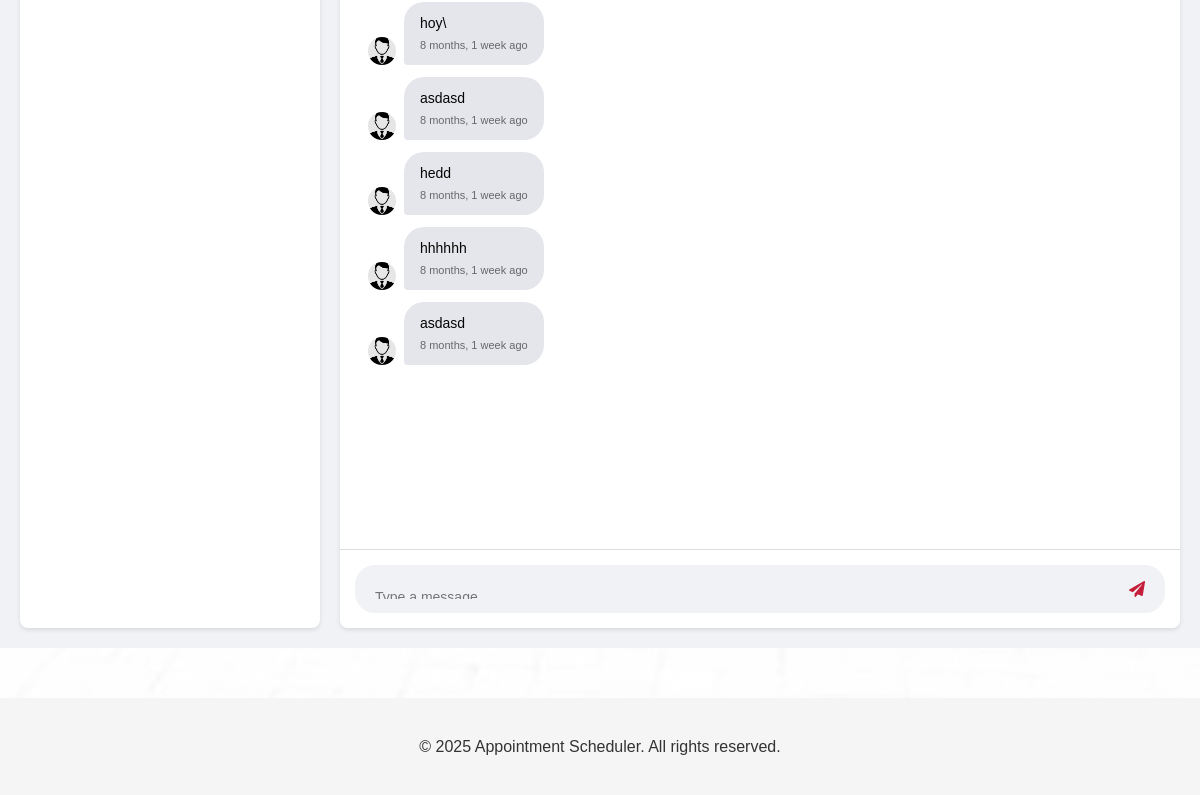
Before: /messages/ (signed in, lower part) with the older database file.
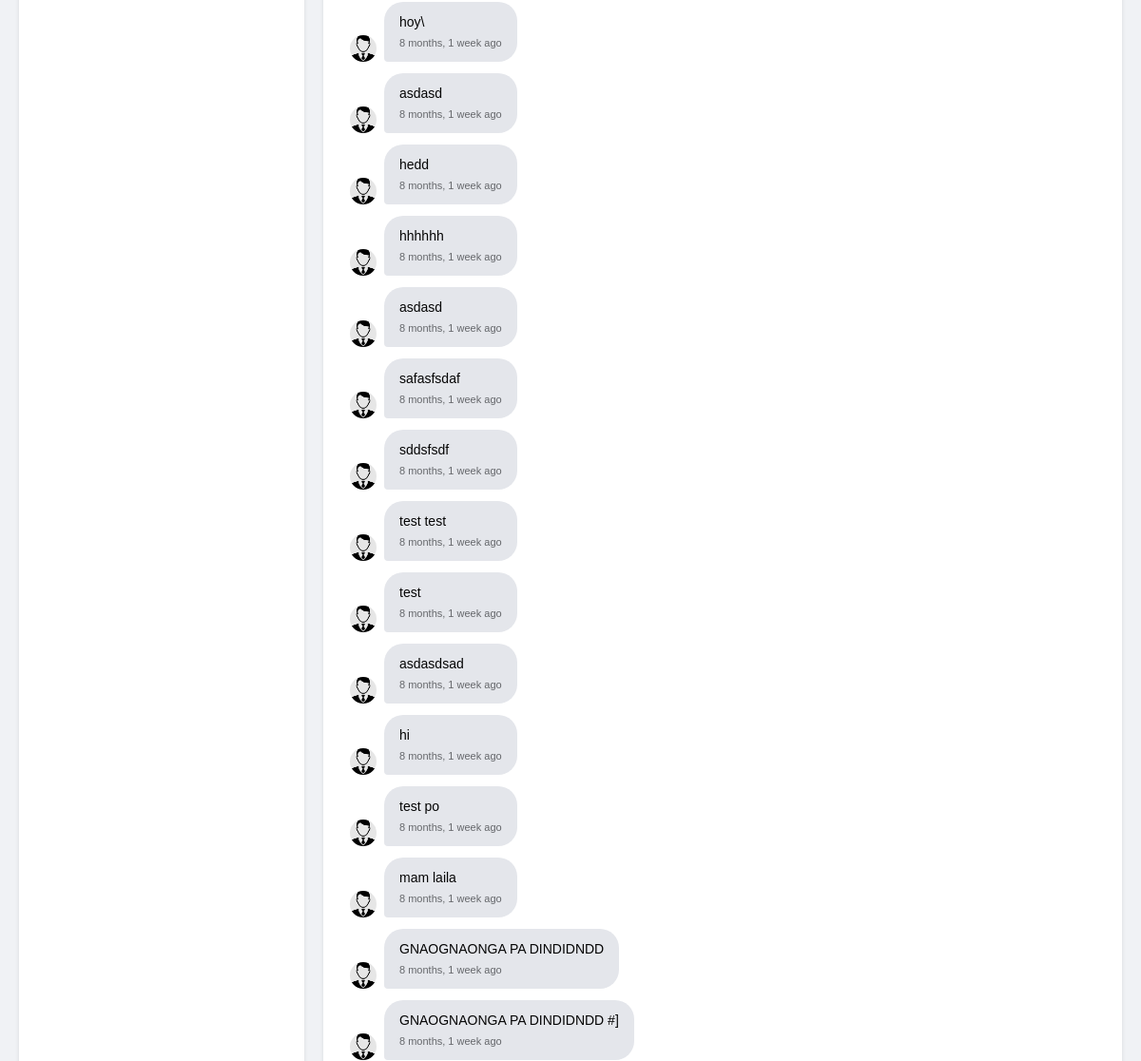
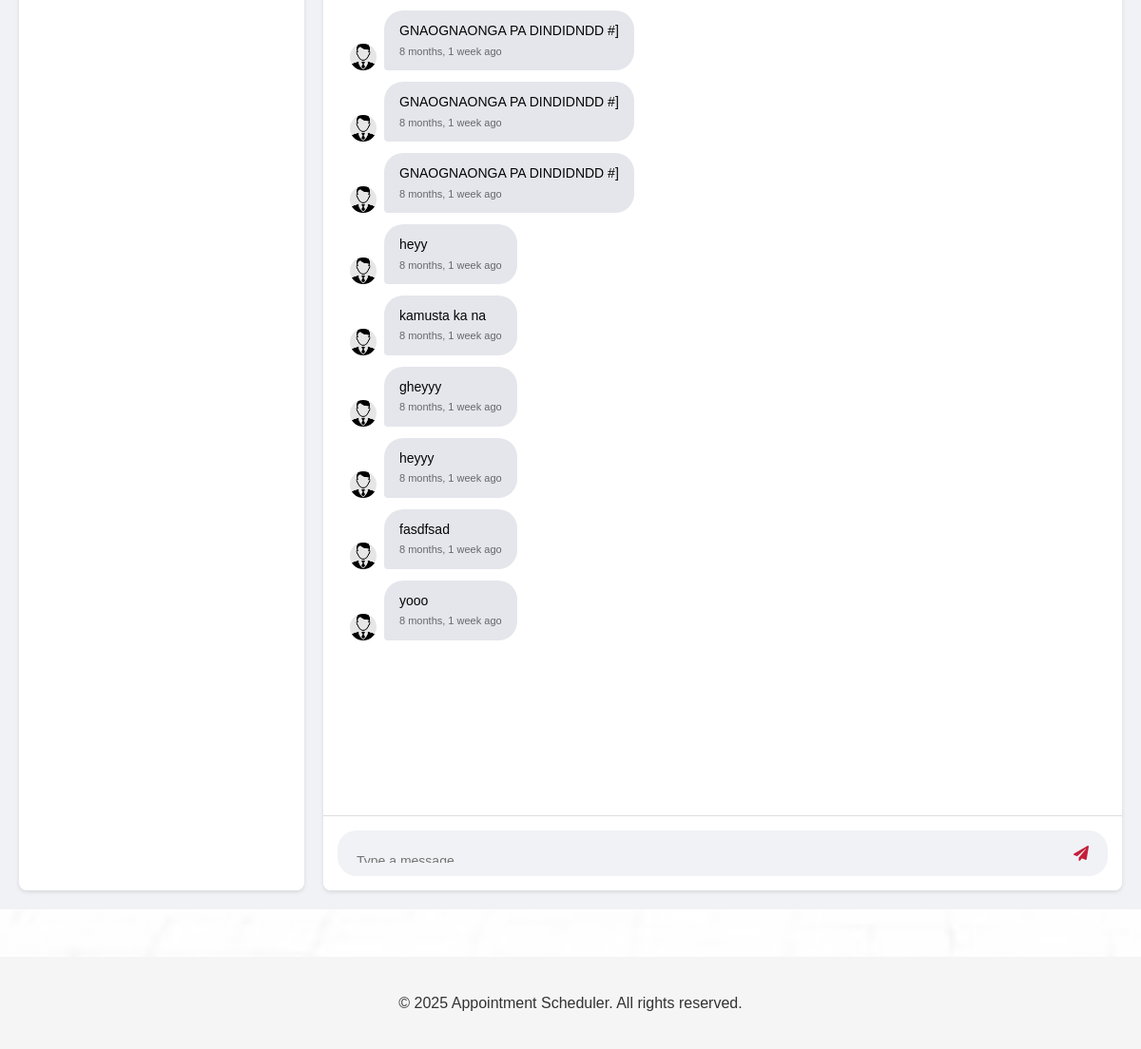
After: the same page with the newer database file (2 pictures, top to bottom).
### AppointmentWebsite/models.py (models this page shows)
class Message(models.Model):
    student = models.ForeignKey(User, on_delete=models.CASCADE, related_name='student_messages')
    faculty = models.ForeignKey(User, on_delete=models.CASCADE, related_name='faculty_messages')
    content = models.TextField()
    sender_type = models.CharField(max_length=10, choices=[('student', 'Student'), ('faculty', 'Faculty')])
    attachment = models.FileField(upload_to='message_attachments/', null=True, blank=True)
    is_read = models.BooleanField(default=False)
    created_at = models.DateTimeField(auto_now_add=True)
    updated_at = models.DateTimeField(auto_now=True)
    class Meta:
        ordering = ['-created_at']
    def __str__(self):
        return f"Message from {self.get_sender().get_full_name()} to {self.get_recipient().get_full_name()}"
    def get_sender(self):
        return self.student if self.sender_type == 'student' else self.faculty
    def get_recipient(self):
        return self.faculty if self.sender_type == 'student' else self.student

### Appointment_Scheduler/views.py (the view)
# urls.py: path('messages/', views.messages_view, name='messages'),
@login_required
def messages_view(request):
    try:
        user_profile = request.user.userprofile
        if user_profile.user_type == 'faculty':
            return redirect('faculty_messages')
    except UserProfile.DoesNotExist:
        return redirect('edit_profile')
    faculty_id = request.GET.get('faculty_id')
    messages_query = Message.objects.filter(student=request.user)
    if faculty_id:
        messages_query = messages_query.filter(faculty_id=faculty_id)
    student_messages = messages_query.prefetch_related('replies').order_by('-created_at')
    available_faculty = UserProfile.objects.filter(
        user_type='faculty'
    ).select_related('user')
    context = {
        'messages': student_messages,
        'unread_count': student_messages.filter(is_read=False).count(),
        'available_faculty': available_faculty,
        'selected_faculty_id': faculty_id
    }
    return render(request, 'messages.html', context)

### templates/messages.html (shortened to what this page needs)
{% extends 'base.html' %}
{% load static %}
{% block content %}
<div class="messages-page">
    <div class="faculty-list">
    </div>
    <div class="chat-container">
        <div class="messages-area" id="messagesArea">
            <div class="messages-wrapper">
                {% if messages %}
                    {% for message in messages reversed %}
                        {% if message.sender_type == 'student' and message.student == user %}
                            <div class="message-group sent">
                                <div class="message sent">
                                    {{ message.content }}
                                    <div class="message-time">{{ message.created_at|timesince }} ago</div>
                                </div>
                                <img src="{% if user.profile_picture %}{{ user.profile_picture.url }}{% else %}{% static 'images/student.png' %}{% endif %}"
                                     class="message-avatar" alt="Your profile picture">
                            </div>
                        {% else %}
                            <div class="message-group received">
                                <img src="{% if message.faculty.profile_picture %}{{ message.faculty.profile_picture.url }}{% else %}{% static 'images/faculty.png' %}{% endif %}"
                                     class="message-avatar" alt="{{ message.faculty.get_full_name }}">
                                <div class="message received">
                                    {{ message.content }}
                                    <div class="message-time">{{ message.created_at|timesince }} ago</div>
                                </div>
                            </div>
                        {% endif %}
                    {% endfor %}
                {% else %}
                    <div class="no-messages">
                        <p>Select a faculty member to start messaging</p>
                    </div>
                {% endif %}
            </div>
        </div>
        <div class="message-input-area">
            <form id="messageForm" method="post" action="{% url 'send_message' %}">
                <div class="input-wrapper">
                    <textarea class="message-input"
                            id="messageContent"
                            name="content"
                            placeholder="Type a message..."
                            rows="1"></textarea>
                    <button type="submit" class="send-button">
                        <i class="fas fa-paper-plane"></i>
                    </button>
                </div>
            </form>
        </div>
    </div>
</div>
{% endblock %}

Changed rows visible on the page:
added Message: content "safasfsdaf", created_at "8 months, 1 week"
added Message: content "sddsfsdf", created_at "8 months, 1 week"
added Message: content "test test", created_at "8 months, 1 week"
added Message: content "test", created_at "8 months, 1 week"
added Message: content "asdasdsad", created_at "8 months, 1 week"
added Message: content "hi", created_at "8 months, 1 week"
added Message: content "test po", created_at "8 months, 1 week"
added Message: content "mam laila", created_at "8 months, 1 week"
added Message: content "GNAOGNAONGA PA DINDIDNDD", created_at "8 months, 1 week"
added Message: content "GNAOGNAONGA PA DINDIDNDD #]", created_at "8 months, 1 week"
added Message: content "GNAOGNAONGA PA DINDIDNDD #]", created_at "8 months, 1 week"
added Message: content "GNAOGNAONGA PA DINDIDNDD #]", created_at "8 months, 1 week"
added Message: content "GNAOGNAONGA PA DINDIDNDD #]", created_at "8 months, 1 week"
added Message: content "heyy", created_at "8 months, 1 week"
added Message: content "kamusta ka na", created_at "8 months, 1 week"
added Message: content "gheyyy", created_at "8 months, 1 week"
added Message: content "heyyy", created_at "8 months, 1 week"
added Message: content "fasdfsad", created_at "8 months, 1 week"
added Message: content "yooo", created_at "8 months, 1 week"
